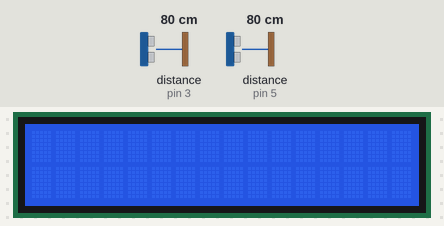
Simulated run of this sketch. Board: Arduino Uno, built with avr-gcc and run on an emulated ATmega328P. On the bench: 16×2 character LCD. Wiring (inferred from the names in the program): 2 × ultrasonic range finder: trigger pin 4, echo pin 3 / trigger pin 6, echo pin 5. Inputs (shaded band) come from the test bench; at power-on: distance to the obstacle (sensors on pin 3, pin 5) 80 cm. The echo pulse lasts 58.3 µs per cm; what the sketch prints to the serial monitor is not drawn.

Above: at 2.2 s.
2.3 s: distance to the obstacle (sensor on pin 3) set to 9 cm
At 3.2 s:
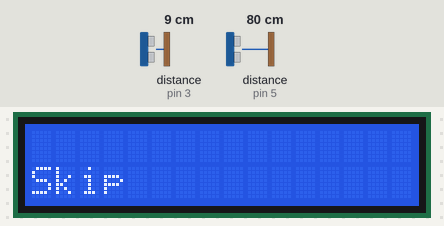
6.1 s: distance to the obstacle (sensor on pin 5) set to 9 cm
At 6.7 s:
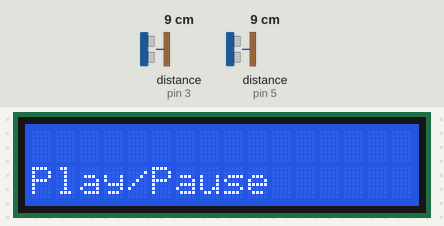
9.9 s: distance to the obstacle (sensor on pin 3) set to 120 cm
At 11.0 s:
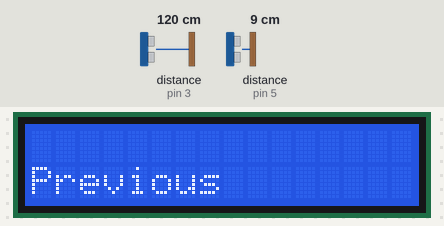
13.7 s: distance to the obstacle (sensor on pin 3) set to 18 cm
At 14.4 s:
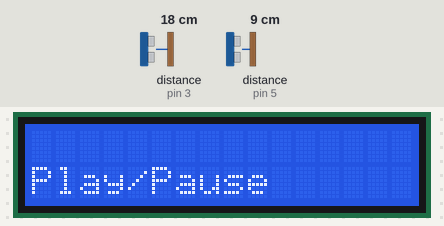
17.2 s: distance to the obstacle (sensor on pin 3) set to 250 cm
At 17.8 s:
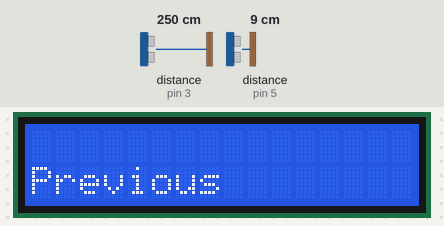
20.6 s: distance to the obstacle (sensor on pin 5) set to 7 cm
22.1 s: distance to the obstacle (sensor on pin 5) set to 4 cm
Timing chart, 0 to 24.7 s (numbered marks = the images above; inputs shaded):
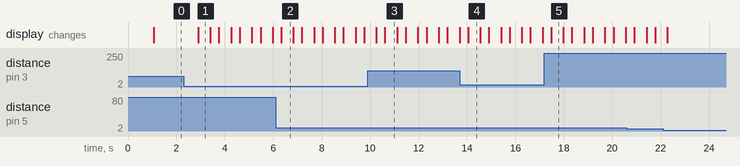

Measured:
- after the input at 2.3 s, the display: changes after 0.60 s (image 1)
- after the input at 6.1 s, the display: changes after 0.23 s (image 2)
- after the input at 9.9 s, the display: first differs from a run without the input after 0.71 s (image 3)
- after the input at 13.7 s, the display: changes after 0.35 s (image 4)
- after the input at 17.2 s, the display: changes after 0.28 s (image 5)
- what the display in image 1 shows lasts 0.5 s, from 2.9 s to 3.4 s

The sketch:

spotifyController.ino
```cpp
/*
 * gesture control program for controlling certain functions in windows pc
 * Code by BalaAppu
 * Website: www.electronicshub.org
 */
#include <LiquidCrystal.h>
#include <IRremote.hpp>

const int IR_RECEIVE_PIN = 2;

// initialize the library by associating any needed LCD interface pin
// with the arduino pin number it is connected to
const int rs = 13, en = 8, d4 = 9, d5 = 10, d6 = 11, d7 = 12;
LiquidCrystal lcd(rs, en, d4, d5, d6, d7);


const int trigPin1 = 6; // the number of the trigger output pin ( sensor 1 )
const int echoPin1 = 5; // the number of the echo input pin ( sensor 1 )
const int trigPin2 = 4;  // the number of the trigger output pin ( sensor 2 )
const int echoPin2 = 3;  // the number of the echo input pin ( sensor 2 )

////////////////////////////////// variables used for distance calculation
long duration;
int distance1, distance2;
float r;
unsigned long temp=0;
int temp1=0;
int l=0;
////////////////////////////////

void find_distance (void);

// this function returns the value in cm.
/*we should not trigger the both ultrasonic sensor at the same time.
it might cause error result due to the intraction of the both soundswaves.*/
void find_distance (void)
{
    digitalWrite(trigPin1, LOW);
    delayMicroseconds(2);
    digitalWrite(trigPin1, HIGH);
    delayMicroseconds(10);
    digitalWrite(trigPin1, LOW);

    duration = pulseIn(echoPin1, HIGH, 5000);// here this pulsein function wont wait more then 5000us for the ultrasonic sound to came back. (due to this it wont measure more than 60cm)
                                            // it helps this project to use the gesture control in the defined space.
                                            // so that, it will return zero if distance greater then 60m. ( it helps usually if we remove our hands infront of the sensors ).

    r = 3.4 * duration / 2;                  // calculation to get the measurement in cm using the time returned by the pulsein function.
    distance1 = r / 100.00;
    /////////////////////////////////////////upper part for left sensor and lower part for right sensor
    digitalWrite(trigPin2, LOW);
    delayMicroseconds(2);
    digitalWrite(trigPin2, HIGH);
    delayMicroseconds(10);
    digitalWrite(trigPin2, LOW);

    duration = pulseIn(echoPin2, HIGH, 5000);
    r = 3.4 * duration / 2;
    distance2 = r / 100.00;
    delay(100);
  }

  void setup()
  {
    Serial.begin(9600);
    pinMode(trigPin1, OUTPUT); // initialize the trigger and echo pins of both the sensor as input and output:
    pinMode(echoPin1, INPUT);
    pinMode(trigPin2, OUTPUT);
    pinMode(echoPin2, INPUT);
    delay (1000);

    //code to intialize IR Receiver for Remote
    IrReceiver.begin(IR_RECEIVE_PIN);

    // put your setup code here, to run once:
    // set up the LCD's number of columns and rows:
    lcd.begin(16, 2);
}

void loop()
{
    String x;
    find_distance(); // this function will stores the current distance measured by the ultrasonic sensor in the global variable "distance1 and distance2"
                    // no matter what, the program has to call this "find_distance" function continuously to get the distance value at all time.


    //printing button pressed to serial monitor
    int buttonPress = 0;

    if (IrReceiver.decode()) {
      buttonPress = IrReceiver.decodedIRData.command;
      IrReceiver.resume();
    }


    //if a hand is in front of the right sensor between 5 and 25 cm and there is no hand in front of the left sensor or
    //whether skip button is pressed on remote
    //Skip will be printed
    if ((distance2 >= 5 && distance2 <= 25 && distance1 == 0) || buttonPress == 67){
      Serial.println("Skip");
      x = "Skip";
    }

    //if a hand is in front of the left sensor between 5 and 25 cm and there is no hand in front of the right sensor or previous button is pressed
    //Rewind will be printed
    if ((distance1 >= 5 && distance1 <= 25 && distance2 == 0) || buttonPress == 68)
    {
      Serial.println("Previous");
      x = "Previous";
    }

    //if a hand is in front of the left sensor between 5 and 25 cm and a hand is in front of the right sensor between 5 and 25 cm.
    //or pause button is pressed
    if ((distance1 >= 5 && distance1 <= 25 && distance2 >= 5 && distance2 <= 25) || buttonPress == 64)
    {
      Serial.println("Play/Pause");
      x = "Play/Pause";
    }


    // set the cursor to column 0, line 1
    // (note: line 1 is the second row, since counting begins with 0):
    lcd.setCursor(0, 1);

    //displaying function to LCD Display
    lcd.print(x);

    delay(500);

    lcd.clear();

    buttonPress = 0;

    x = "";

    delay(250);

}
```
